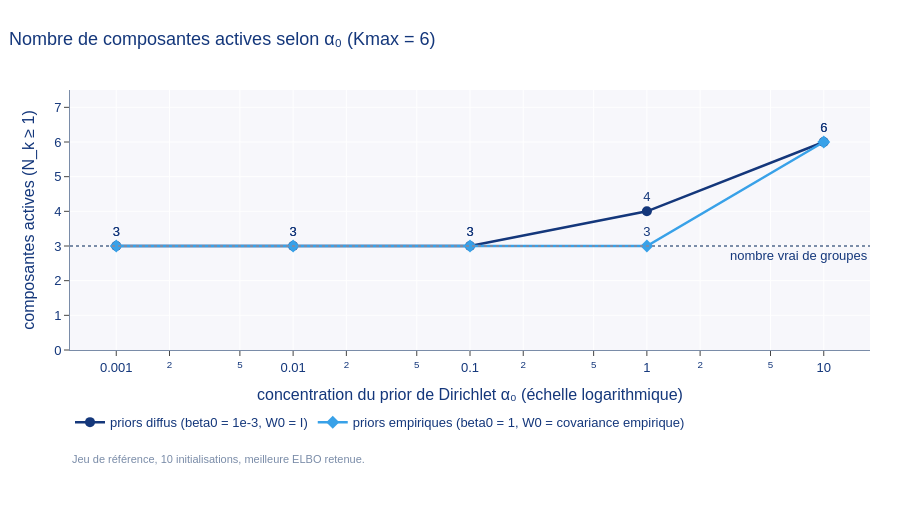

The notebook cell this image was saved under:
### Markdown cell above
## 5. Sensibilité au prior de Dirichlet alpha0
**Lecture.** L'axe horizontal est logarithmique. Chaque courbe correspond à un jeu de priors ; le nombre vrai de groupes est 3.

### Code cell
M.exp02_alpha0()
figure("02_alpha0")
tableau("02_sensibilite_alpha0")

### Figure 1 — Plotly figure (JSON) as saved in the notebook; plotly's stock layout.template omitted (floating-point values rounded to 4 significant figures)
{"data": [{"line": {"color": "#14377B", "width": 2.5}, "marker": {"size": 10, "symbol": "circle"}, "mode": "lines+markers+text", "name": "priors diffus (beta0 = 1e-3, W0 = I)", "text": ["3", "3", "3", "4", "6"], "textposition": "top center", "type": "scatter", "x": [0.001, 0.01, 0.1, 1.0, 10.0], "y": [3, 3, 3, 4, 6]}, {"line": {"color": "#38A1E8", "width": 2.5}, "marker": {"size": 10, "symbol": "diamond"}, "mode": "lines+markers+text", "name": "priors empiriques (beta0 = 1, W0 = covariance empirique)", "text": ["3", "3", "3", "3", "6"], "textposition": "top center", "type": "scatter", "x": [0.001, 0.01, 0.1, 1.0, 10.0], "y": [3, 3, 3, 3, 6]}], "layout": {"annotations": [{"showarrow": false, "text": "nombre vrai de groupes", "x": 1, "xanchor": "right", "xref": "x domain", "y": 3, "yanchor": "top", "yref": "y"}, {"font": {"color": "#7A8CA8", "size": 11}, "showarrow": false, "text": "Jeu de référence, 10 initialisations, meilleure ELBO retenue.", "x": 0, "xanchor": "left", "xref": "paper", "y": -0.45, "yref": "paper"}], "colorway": ["#14377B", "#2E86C8", "#38A1E8", "#7A8CA8", "#E07B39", "#3C9D6E", "#B8C4D6", "#8E5BA8"], "font": {"color": "#14377B", "family": "Montserrat, Helvetica, Arial, sans-serif", "size": 13}, "height": 520, "legend": {"bgcolor": "white", "font": {"size": 13}, "orientation": "h", "x": 0, "xanchor": "left", "y": -0.22, "yanchor": "top"}, "margin": {"b": 170, "l": 70, "r": 30, "t": 90}, "paper_bgcolor": "white", "plot_bgcolor": "#F7F7FB", "shapes": [{"line": {"color": "#7A8CA8", "dash": "dot"}, "type": "line", "x0": 0, "x1": 1, "xref": "x domain", "y0": 3, "y1": 3, "yref": "y"}], "title": {"font": {"color": "#14377B", "size": 18}, "text": "Nombre de composantes actives selon α₀ (Kmax = 6)", "x": 0.01}, "width": 900, "xaxis": {"gridcolor": "white", "linecolor": "#7A8CA8", "showline": true, "ticks": "outside", "title": {"text": "concentration du prior de Dirichlet α₀ (échelle logarithmique)"}, "type": "log", "zeroline": false}, "yaxis": {"dtick": 1, "gridcolor": "white", "linecolor": "#7A8CA8", "range": [0, 7.5], "showline": true, "ticks": "outside", "title": {"text": "composantes actives (N_k ≥ 1)"}, "zeroline": false}}}
